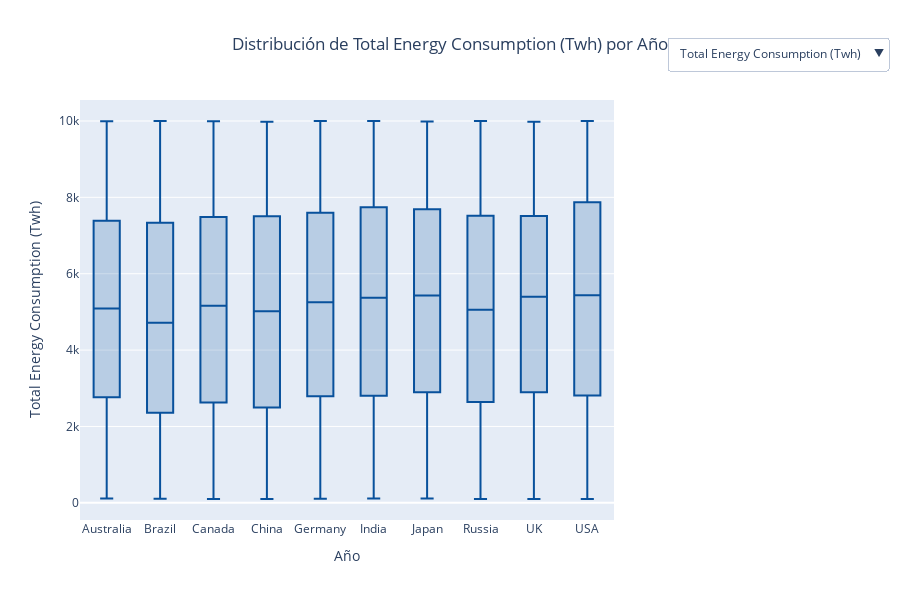

The cell this chart's notebook holds for it:
### Markdown cell above
* Gráficos de Cajas y Bigotes Interactivos (boxplot)

### Code cell
vis.crear_box_plot_interactivo(df, 'Country', columnas, 'Año', 'datos_crudos')
